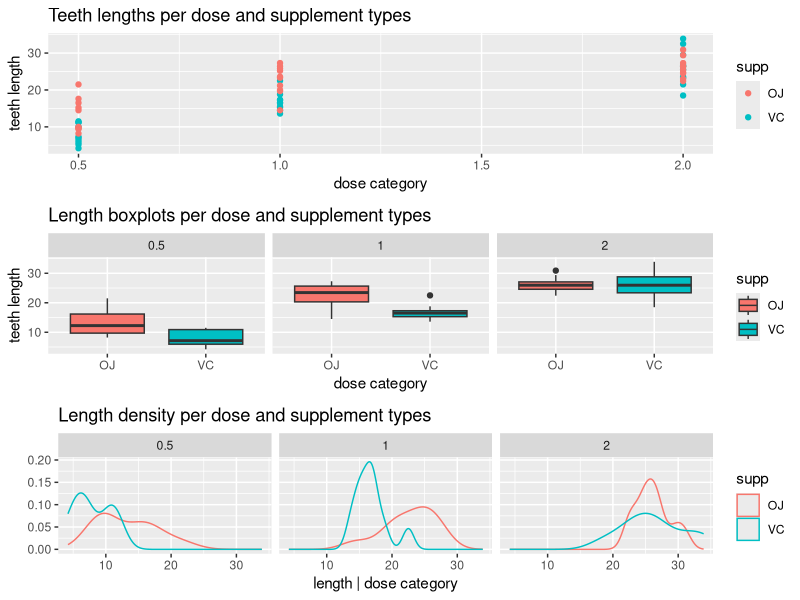
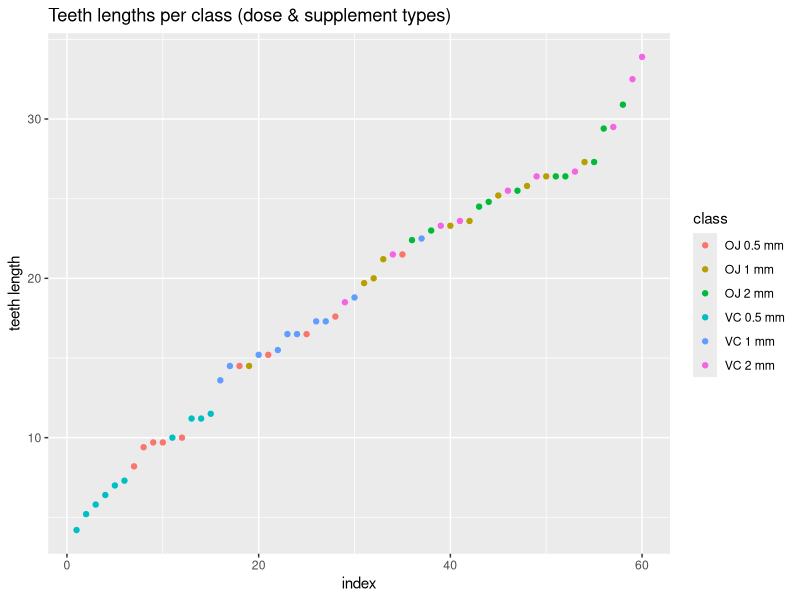
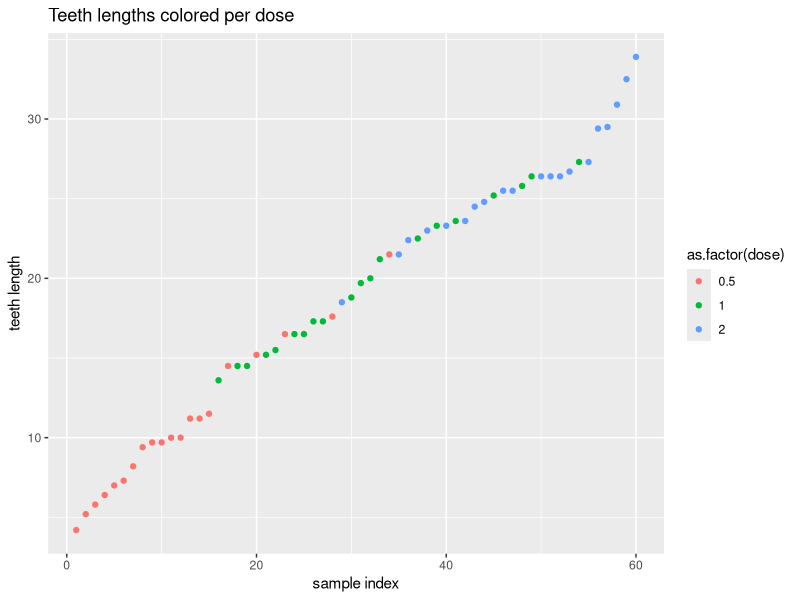

These charts were generated, in order, by the following R code:
## ---- chunk 1
library(datasets) ; library(ggplot2) ; library(gridExtra)
tdata<-ToothGrowth
#basic summary of dataset
summary(tdata)

# scatterplot/  primary visualization of my dataset
sq<- qplot(data=tdata, y=len,x=dose, color= supp, xlab = "dose category", ylab="teeth length",main="Teeth lengths per dose and supplement types", labels="supplement type")

# boxplot/ informative visualization of my variables statistics
bq<- qplot(data=tdata, y=len, x= supp,fill=supp, facets=. ~ dose,geom="boxplot", xlab = "dose category",ylab="teeth length", main="Length boxplots per dose and supplement types", labels="supplement type")

# plot variable distributions/ densities, better understand my variable characteristics
dq<- qplot(data=tdata, x=len, color= supp,geom="density",  facets=. ~ dose, xlab = "length | dose category", main="Length density per dose and supplement types", labels="supplement type")

#plot arranged
grid.arrange(sq, bq,dq, nrow=3)

## ---- chunk 2
#make classes and arrange
library(dplyr)
tdata2<- mutate(tdata, class=paste(supp, dose, "mm")) %>% group_by(class) %>% arrange(len)
qplot(data=tdata2, y=len,color= class, xlab = "index", ylab="teeth length",main="Teeth lengths per class (dose & supplement types)")
## ---- chunk 3
#create the table of differences within the same class. First value set to NA.
library(data.table)
df <- data.table(class=tdata2$class,len=tdata2$len)
df[,len_gain:=c(NA,diff(len)),by=class] ; df<-na.omit(df)
df_class <- group_by(df, class) %>% summarize(gain= sum(len_gain), step_gain = mean(len_gain))

#Confidence Interval for each 
mn<- mean(df_class$gain) ; s<- sd(df_class$gain) ; n<- 6
CI <- mn + c(-1, 1) * qt(.975, n-1) * s / sqrt(n)
CI_conf <- t.test(df_class$gain)

## ---- chunk 4

x_OJ <- df$len_gain[1:27] ; y_VC <- df$len_gain[28:54]
#running a t test
t_eval <- t.test(x_OJ,y_VC, paired=FALSE)
t_eval$statistic
## ---- chunk 5
d_data<- group_by(tdata, dose) %>% arrange(dose) %>% arrange(len)
sqd<- qplot(data=d_data, y=len,color=as.factor(dose), xlab = "sample index", ylab="teeth length",main="Teeth lengths colored per dose")
sqd
## ---- chunk 6
dd <- data.table(dose=d_data$dose,len=d_data$len, supp=d_data$supp )
dd[,len_gain:=c(NA,diff(len)),by=dose] ; dd<-na.omit(dd)

#summary table with final total growth per dose and supplement, and average step gain per dose
dd_dose <- group_by(dd, dose, supp) %>% summarize(gain= sum(len_gain), step_gain = mean(len_gain))
## ---- chunk 7
d05 <- dd$len_gain[1:19] ; d1 <- dd$len_gain[20:38]; d2 <- dd$len_gain[39:57]
## ---- chunk 8
t_eval_1 <- t.test(d1,d05, paired=FALSE)
t_eval_1$statistic
## ---- chunk 9
t_eval_2 <- t.test(d2, d1,paired=FALSE, var.equal=FALSE)
t_eval_2$statistic
## ---- chunk 10
t_eval_3 <- t.test(d2,d05, paired=FALSE, var.equal=FALSE)
t_eval_3$statistic
